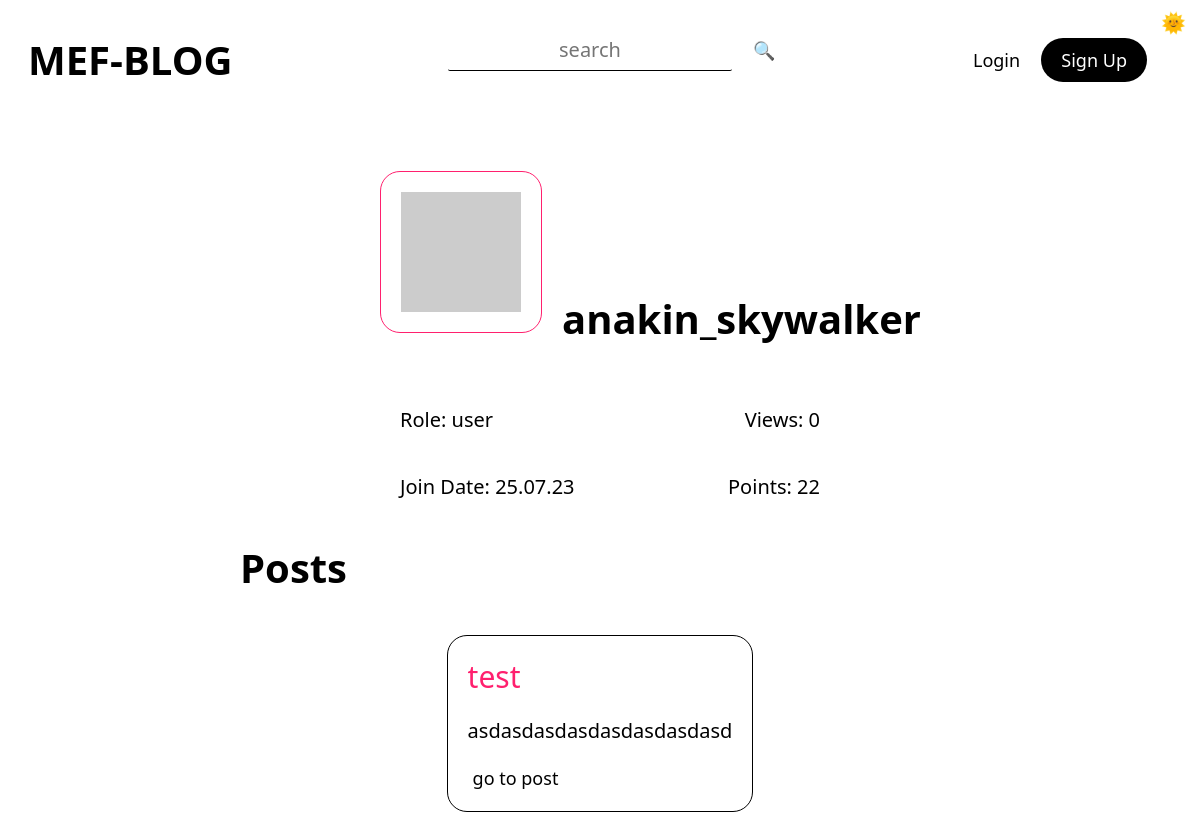
Screenshot of /user/anakin_skywalker with the database file from the repository.
### tables this page shows
CREATE TABLE "posts" (
	"id"	INTEGER NOT NULL UNIQUE,
	"title"	TEXT NOT NULL,
	"tags"	TEXT,
	"content"	TEXT NOT NULL,
	"author"	TEXT NOT NULL,
	"date"	TEXT NOT NULL,
	"time"	TEXT NOT NULL,
	"views"	TEXT,
	"lastEditDate"	TEXT,
	"lastEditTime"	TEXT,
	PRIMARY KEY("id" AUTOINCREMENT)
);

### routes/user.py (the view)
@userBlueprint.route("/user/<userName>")
def user(userName):
    connection = sqlite3.connect("db/users.db")
    cursor = connection.cursor()
    cursor.execute(f"select userName from users")
    users = cursor.fetchall()
    match str(userName).lower() in str(users).lower():
        case True:
            message("2", f'USER: "{userName}" FOUND')
            cursor.execute(f'select * from users where lower(userName) = "{userName}"')
            user = cursor.fetchone()
            connection = sqlite3.connect("db/posts.db")
            cursor = connection.cursor()
            cursor.execute(f'select views from posts where author = "{user[1]}"')
            viewsData = cursor.fetchall()
            views = 0
            for view in viewsData:
                views += int(view[0])
            cursor.execute(f'select * from posts where author = "{user[1]}"')
            posts = cursor.fetchall()
            connection = sqlite3.connect("db/comments.db")
            cursor = connection.cursor()
            cursor.execute(
                f'select * from comments where lower(user) = "{userName.lower()}"'
            )
            comments = cursor.fetchall()
            if posts:
                showPosts = True
            elif not posts:
                showPosts = False
            if comments:
                showComments = True
            elif not comments:
                showComments = False
            message("2", f'USER: "{userName}"s PAGE LOADED')
            return render_template(
                "user.html",
                user=user,
                views=views,
                posts=posts,
                comments=comments,
                showPosts=showPosts,
                showComments=showComments,
            )
        case _:
            message("1", f'USER: "{userName}" NOT FOUND')
            return render_template("404.html")

### app.py (called while the page is built)
@app.context_processor
def utility_processor():
    getProfilePicture
    return dict(getProfilePicture=getProfilePicture)

### helpers.py (called while the page is built)
def currentDate():
    return datetime.now().strftime("%d.%m.%y")

def currentTime(seconds=False):
    match seconds:
        case False:
            return datetime.now().strftime("%H:%M")
        case True:
            return datetime.now().strftime("%H:%M:%S")

def message(color, message):
    print(
        f"\n\033[94m[{currentDate()}\033[0m"
        f"\033[95m {currentTime(True)}]\033[0m"
        f"\033[9{color}m {message}\033[0m\n"
    )
    logFile = open("log.log", "a")
    logFile.write(f"[{currentDate()}" f"|{currentTime(True)}]" f" {message}\n")
    logFile.close()

### templates/user.html (shortened to what this page needs)
{% extends 'layout.html'%} {%block head%}
<link
  rel="stylesheet"
  href="{{ url_for('static', filename='css/index.css') }}"
/>
<link
  rel="stylesheet"
  href="{{ url_for('static', filename='css/user.css') }}"
/>
{% endblock head %} {%block body%}
<div class="container">
  <div class="userContainer">
    <section class="head">
      <img src="{{user[4]}}" alt="{{user[1]}}" class="userProfilePicture" />
      <h2 class="userName">{{user[1]}}</h2>
    </section>
    <section class="stats">
      <p class="userRole">Role: {{user[5]}}</p>
      <p class="userViews">Views: {{views}}</p>
    </section>
    <section class="stats">
      <p class="userCreationDate">Join Date: {{user[7]}}</p>
      <p class="userPoint">Points: {{user[6]}}</p>
    </section>
  </div>
  {% if showPosts %}
  <h1 class="postsText">Posts</h1>
  {% for post in posts %}
  <div class="post centeredHorizontally">
    <a class="title textPrimary" href="/post/{{post[0]}}">{{post[1]}}</a>
    <div class="content" tag="content">{{post[3]|safe}}</div>
    <a href="/post/{{post[0]}}" class="btn btnLink">go to post</a>
  </div>
  {% endfor %} {% endif %}
</div>
{% endblock body %}

### static/css/general.css (style rules this page uses)
:root { --themePrimary: #000; --themeSecondary: #fff; --themeHelper: #303030; --primaryColor: #ff206e; --primaryHelper: #FF4F8C; }
* { font-family: system-ui, "Segoe UI", Roboto, Helvetica, Arial, sans-serif, "Apple Color Emoji", "Segoe UI Emoji", "Segoe UI Symbol"; color: var(--themePrimary); }
html { font-size: 125% !important; }
body { background-color: var(--themeSecondary); }
a { text-decoration: none; user-select: none; }
.centeredHorizontally { margin-left: auto; margin-right: auto; }
.btn { height: fit-content; width: fit-content; border-radius: 2rem; border: 0px; transition: 0.25s; font-weight: 500; cursor: pointer; font-size: 0.9rem; text-align: center; margin: 0rem 0.25rem; }
.btnLink { background-color: transparent; }
.textPrimary { color: var(--primaryColor); transition: 0.25s; }

### static/css/index.css (style rules this page uses)
.post { max-width: 35rem; max-height: fit-content; margin-top: 2rem; border: 1px solid var(--themePrimary); border-radius: 1rem; padding: 1rem; }
.content { display: -webkit-box; overflow: hidden; -webkit-line-clamp: 8; -webkit-box-orient: vertical; margin: 1rem 0rem; }
.content p { display: inline; }
.title { font-size: 1.5rem; }

### static/css/user.css (style rules this page uses)
h1 { width: 36rem; margin: 1rem 0 0 0; }
h2 { font-size: 2rem; }
.head img, h2 { display: inline-block; }
.container { display: flex; flex-direction: column; align-items: center; padding-top: 2rem; }
.userProfilePicture { height: 6rem; width: 6rem; border: 1px solid var(--primaryColor); border-radius: 1rem; padding: 1rem; }
.userName { margin: 6rem 0 0 1rem; }
.head { display: flex; width: 20rem; margin: 2rem 0 2rem 0; }
.stats { display: flex; width: 22rem; justify-content: space-between; }
.stats p, .stats a { text-align: left; margin-left: 1rem; }
.content { -webkit-line-clamp: 4; }

### rows the page displays
posts: author "anakin_skywalker", title "test", content "asdasdasdasdasdasdasdasd"

### other values shown
{{ user[5] }} "user"
{{ views }} "0"
{{ user[7] }} "25.07.23"
{{ user[6] }} "22"
